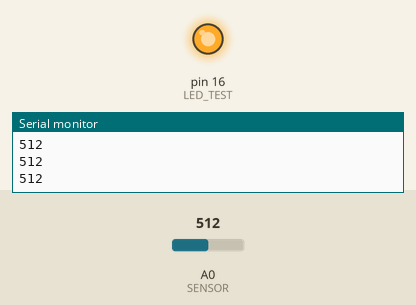
Recording of a sketch running on a simulated Arduino Uno, built with avr-gcc and run on an emulated ATmega328P. Shown: output pins drawn as LEDs (lit = HIGH), the last lines printed to the serial monitor. The test bench sets the inputs (shaded band); at power-on: A0 (SENSOR) = 512.

Above: at 1.2 s.
1.3 s: A0 (SENSOR) set to 530
At 1.8 s:
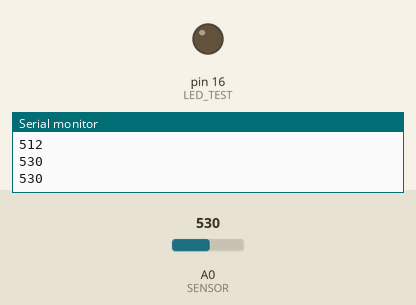
2.9 s: A0 (SENSOR) set to 511
At 4.2 s:
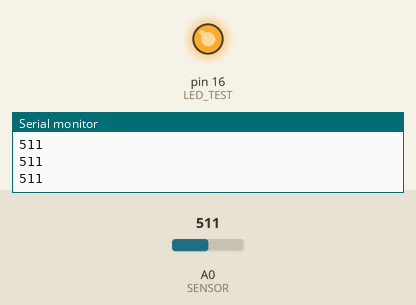
4.5 s: A0 (SENSOR) set to 716
At 5.7 s:
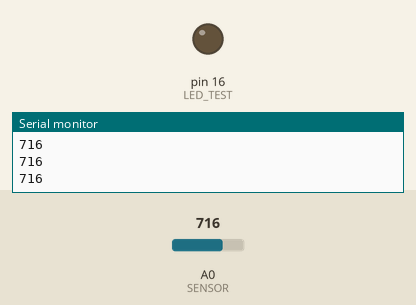
Timing chart, 0 to 7.5 s (numbered marks = the images above; inputs shaded):
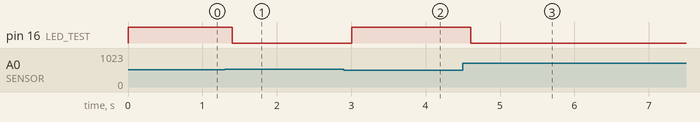

The sketch:

local_adc.ino
```cpp
#define LED_TEST 16
//#define LED_TEST 2    Model: CH340
#define SENSOR  A0

int adc;
// the setup function runs once when you press reset or power the board
void setup() {
  // initialize digital pin LED_BUILTIN as an output.
  pinMode(LED_TEST, OUTPUT);
  Serial.begin(115200);
}

// the loop function runs over and over again forever
void loop() {

  adc = analogRead(SENSOR);
  Serial.println(adc);

  if(adc>512)
  {
    digitalWrite(LED_TEST, !HIGH);
  }
  else
  {
    digitalWrite(LED_TEST, !LOW);
  }
  delay(200);
}
```

Measured:
- the behaviour switches between 512 and 513 on A0 (SENSOR) (found by bisection; images 0 and 1)
- after the input at 1.3 s, pin 16 (LED_TEST): HIGH → LOW after 0.10 s
- after the input at 2.9 s, pin 16 (LED_TEST): LOW → HIGH after 0.10 s
- after the input at 4.5 s, pin 16 (LED_TEST): HIGH → LOW after 0.11 s
